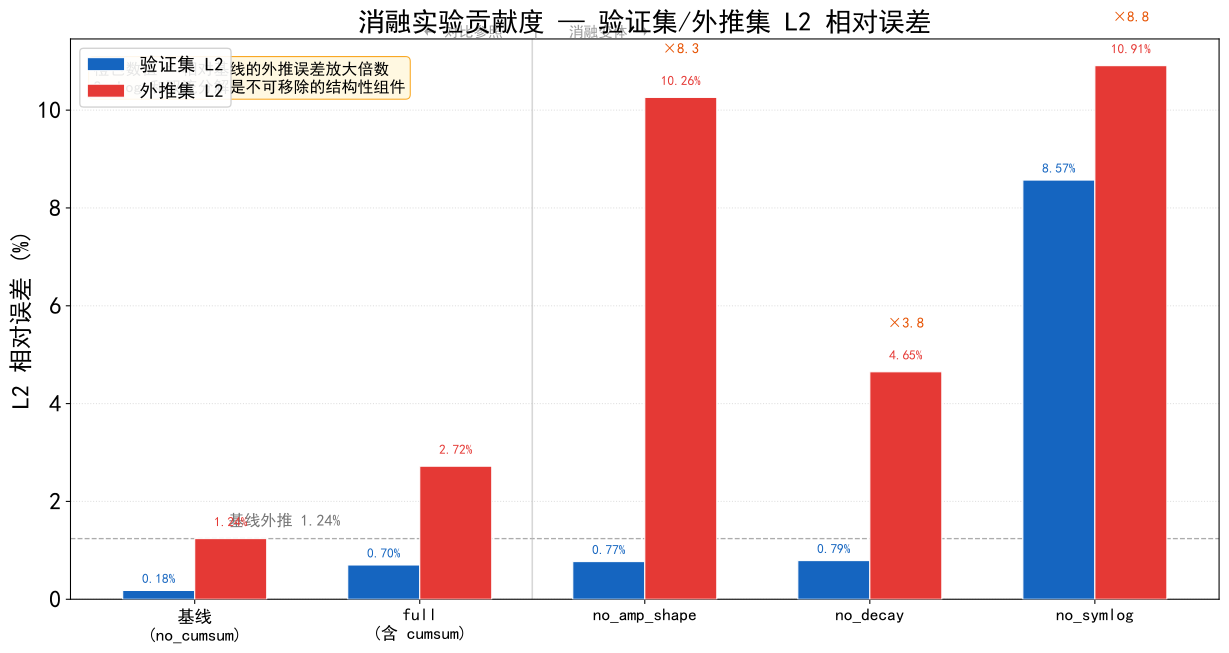

Generate this figure with Python:
# 图 5-7: 消融实验贡献度柱状图 — 各变体验证集/外推集 L2 误差对比
import matplotlib
matplotlib.use('Agg')
import matplotlib.pyplot as plt
import numpy as np

plt.rcParams.update({
    'font.sans-serif': ['SimHei', 'Songti SC', 'Arial'],
    'font.family': 'sans-serif',
    'font.size': 20,
    'axes.labelsize': 20,
    'axes.titlesize': 20,
    'legend.fontsize': 16,
    'figure.dpi': 300,
    'axes.unicode_minus': False,
    'savefig.bbox': 'tight',
})

variants = ['基线\n(no_cumsum)', 'full\n(含 cumsum)', 'no_amp_shape', 'no_decay', 'no_symlog']
val_l2   = [0.18, 0.70, 0.77, 0.79, 8.57]
ext_l2   = [1.24, 2.72, 10.26, 4.65, 10.91]
multipliers = [1.0, 2.2, 8.3, 3.8, 8.8]  # ext / baseline ext

x = np.arange(len(variants))
width = 0.32
colors_val = '#1565C0'
colors_ext = '#E53935'

fig, ax = plt.subplots(figsize=(13, 7))

bars1 = ax.bar(x - width/2, val_l2, width, color=colors_val, edgecolor='white',
               linewidth=0.8, label='验证集 L2', zorder=3)
bars2 = ax.bar(x + width/2, ext_l2, width, color=colors_ext, edgecolor='white',
               linewidth=0.8, label='外推集 L2', zorder=3)

# Baseline reference line
ax.axhline(y=1.24, color='#757575', linestyle='--', linewidth=1.0, alpha=0.6)
ax.text(0.15, 1.5, '基线外推 1.24%', fontsize=16, color='#757575')

# Annotate bars with values
for bar, val in zip(bars1, val_l2):
    y_pos = bar.get_height() + 0.15
    ax.text(bar.get_x() + bar.get_width()/2, y_pos, f'{val:.2f}%',
            ha='center', fontsize=16, fontweight='bold', color=colors_val)

for i, (bar, val, mult) in enumerate(zip(bars2, ext_l2, multipliers)):
    y_pos = bar.get_height() + 0.25
    ax.text(bar.get_x() + bar.get_width()/2, y_pos, f'{val:.2f}%',
            ha='center', fontsize=16, fontweight='bold', color=colors_ext)
    if i >= 2:  # annotate multiplier for ablations
        ax.text(bar.get_x() + bar.get_width()/2, y_pos + 0.65,
                f'×{mult:.1f}', ha='center', fontsize=16, fontweight='bold', color='#E65100')

ax.set_xticks(x)
ax.set_xticklabels(variants, fontsize=18)
ax.set_ylabel('L2 相对误差 (%)', fontsize=20)
ax.set_title('消融实验贡献度 — 验证集/外推集 L2 相对误差', fontsize=22, fontweight='bold')
ax.legend(loc='upper left', framealpha=0.9)
ax.grid(True, axis='y', linestyle=':', alpha=0.4)

# Separator line between "baseline/full" and "ablations"
ax.axvline(x=1.5, color='#BDBDBD', linestyle='-', linewidth=1.2, alpha=0.6)
ax.text(1.5, 11.5, ' ← 对比参照    |    消融变体 →',
        fontsize=16, color='#9E9E9E', ha='center')

# Annotation box
ax.text(0.02, 0.96, '橙色数值 = 相对基线的外推误差放大倍数\n'
        'SymLog 和双流分解是不可移除的结构性组件',
        transform=ax.transAxes, fontsize=16, va='top', ha='left',
        bbox=dict(boxstyle='round,pad=0.3', facecolor='#FFF8E1', edgecolor='#F9A825', lw=0.8))

plt.tight_layout(pad=0.8)
out = 'fig/fig_ch5_ablation_bars.svg'
plt.savefig(out, facecolor='white', edgecolor='none')
plt.close()
print(f'Saved: {out}')
